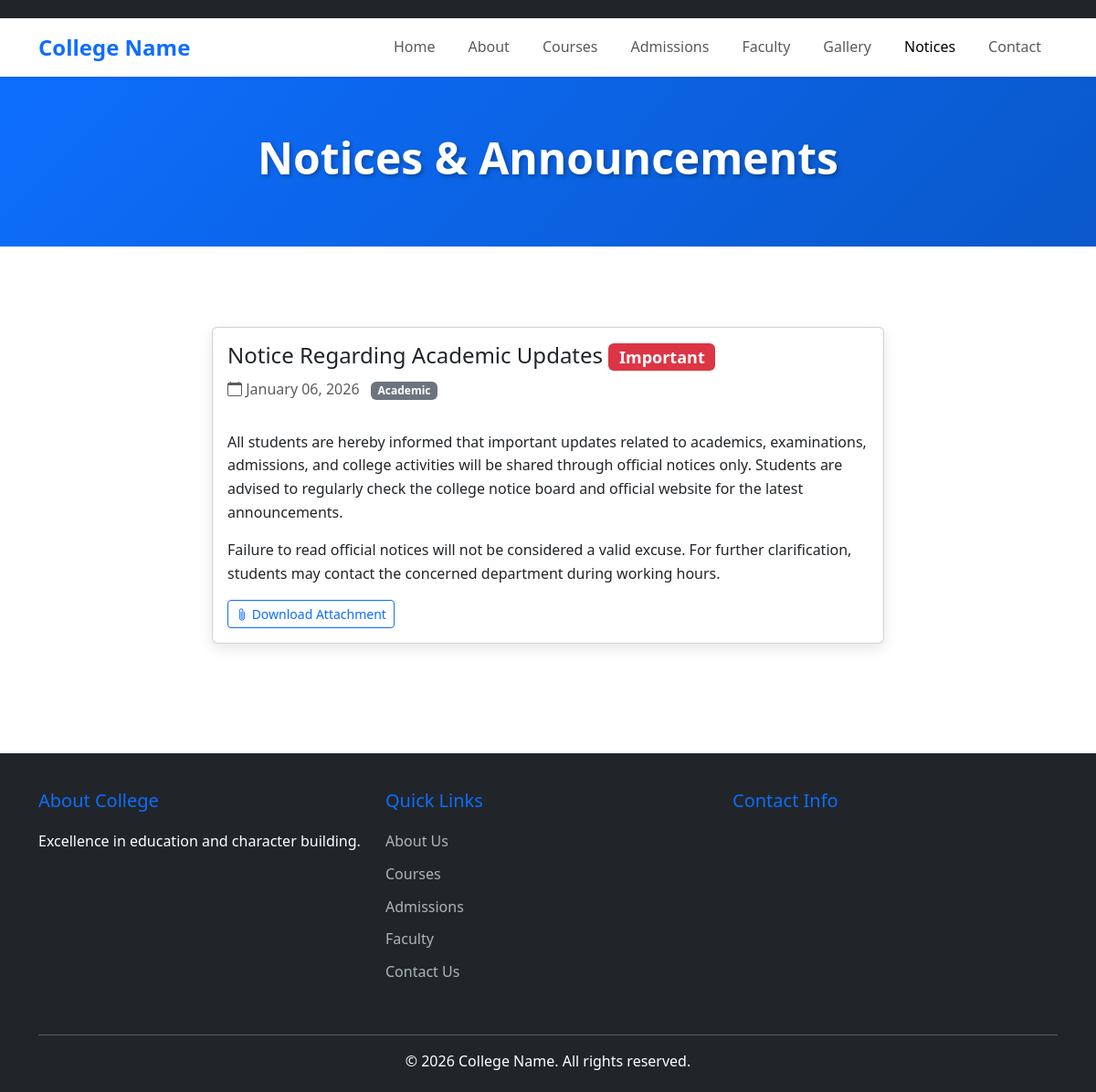
The page /notices/ on the database its author committed.
### main/models.py (models this page shows, shortened)
class Notice(models.Model):
    CATEGORY_CHOICES = [
        ('academic', 'Academic'),
        ('examination', 'Examination'),
        ('admission', 'Admission'),
        ('event', 'Event'),
        ('general', 'General'),
    ]
    title = models.CharField(max_length=200, help_text="Notice title/heading")
    category = models.CharField(max_length=20, choices=CATEGORY_CHOICES, default='general')
    content = models.TextField(help_text="Full notice content")
    published_date = models.DateTimeField(default=timezone.now, help_text="When to publish this notice")
    is_important = models.BooleanField(default=False, help_text="Mark as important (shows with red badge)")
    attachment = models.FileField(upload_to='notices/', blank=True, null=True, help_text="Optional file attachment")
    created_at = models.DateTimeField(auto_now_add=True)
    updated_at = models.DateTimeField(auto_now=True)
    class Meta:
        ordering = ['-published_date']
        verbose_name = "Notice"
        verbose_name_plural = "Notices"

### main/views.py (the view)
# urls.py: path('notices/', views.notices, name='notices'),
def notices(request):
    notice_list = Notice.objects.all()
    paginator = Paginator(notice_list, 10)
    page_number = request.GET.get('page')
    page_obj = paginator.get_page(page_number)
    context = {
        'page_obj': page_obj,
    }
    return render(request, 'main/notices.html', context)

### main/templates/main/notices.html (shortened to what this page needs)
{% extends 'main/base.html' %}
{% load static %}
{% block content %}
<section class="page-header">
    <div class="container">
        <h1 class="text-center">Notices & Announcements</h1>
    </div>
</section>
<section class="py-5">
    <div class="container">
        <div class="row">
            <div class="col-lg-8 mx-auto">
                {% for notice in page_obj %}
                <div class="card shadow-custom mb-4">
                    <div class="card-body">
                        <div class="d-flex justify-content-between align-items-start">
                            <div>
                                <h4 class="card-title">
                                    {{ notice.title }}
                                    {% if notice.is_important %}
                                    <span class="badge bg-danger">Important</span>
                                    {% endif %}
                                </h4>
                                <p class="text-muted mb-3">
                                    <i class="bi bi-calendar"></i> {{ notice.published_date|date:"F d, Y" }}
                                    <span class="badge bg-secondary ms-2">{{ notice.get_category_display }}</span>
                                </p>
                            </div>
                        </div>
                        <p class="card-text">{{ notice.content|linebreaks }}</p>
                        {% if notice.attachment %}
                        <a href="{{ notice.attachment.url }}" class="btn btn-sm btn-outline-primary" target="_blank">
                            <i class="bi bi-paperclip"></i> Download Attachment
                        </a>
                        {% endif %}
                    </div>
                </div>
                {% empty %}
                <p class="text-center">No notices available at the moment.</p>
                {% endfor %}
            </div>
        </div>
    </div>
</section>
{% endblock %}

### main/static/css/style.css (style rules this page uses)
:root { --primary-color: #0d6efd; --secondary-color: #6c757d; --success-color: #198754; --danger-color: #dc3545; --warning-color: #ffc107; --info-color: #0dcaf0; --dark-color: #212529; --light-color: #f8f9fa; }
* { margin: 0; padding: 0; box-sizing: border-box; }
body { font-family: 'Segoe UI', Tahoma, Geneva, Verdana, sans-serif; line-height: 1.6; color: #333; }
.shadow-custom { box-shadow: 0 5px 15px rgba(0, 0, 0, 0.1); }
html { scroll-behavior: smooth; }
.page-header { background: linear-gradient(135deg, var(--primary-color) 0%, #0a58ca 100%); color: white; padding: 60px 0; margin-bottom: 40px; }
.page-header h1 { font-size: 48px; font-weight: 700; text-shadow: 2px 2px 4px rgba(0, 0, 0, 0.3); }

### rows shown on the page
Notice: title "Notice Regarding Academic Updates", is_important "Important", published_date "January 06, 2026", category "Academic", content "All students are hereby informed that important updates related to academics, examinations, admissions, and college activities will be shared through official notices only. Students are advised to regularly check the college notice board and official website for the latest announcements. Failure to read official notices will not be considered a valid excuse. For further clarification, students may contact the concerned department during working hours."
